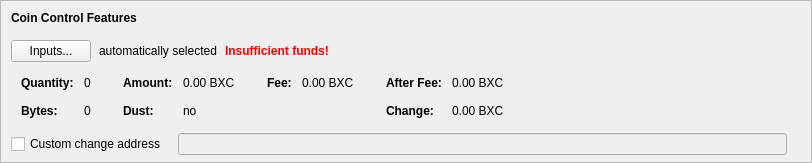
    <widget class="QFrame" name="frameCoinControl">
     <property name="sizePolicy">
      <sizepolicy hsizetype="Expanding" vsizetype="Expanding">
       <horstretch>0</horstretch>
       <verstretch>0</verstretch>
      </sizepolicy>
     </property>
     <property name="maximumSize">
      <size>
       <width>16777215</width>
       <height>16777215</height>
      </size>
     </property>
     <property name="frameShape">
      <enum>QFrame::StyledPanel</enum>
     </property>
     <property name="frameShadow">
      <enum>QFrame::Sunken</enum>
     </property>
     <layout class="QVBoxLayout" name="verticalLayoutCoinControl2">
      <property name="spacing">
       <number>0</number>
      </property>
      <property name="leftMargin">
       <number>0</number>
      </property>
      <property name="topMargin">
       <number>0</number>
      </property>
      <property name="rightMargin">
       <number>0</number>
      </property>
      <property name="bottomMargin">
       <number>6</number>
      </property>
      <item>
       <layout class="QVBoxLayout" name="verticalLayoutCoinControl" stretch="0,0,0,0,1">
        <property name="spacing">
         <number>0</number>
        </property>
        <property name="leftMargin">
         <number>10</number>
        </property>
        <property name="topMargin">
         <number>10</number>
        </property>
        <item>
         <layout class="QHBoxLayout" name="horizontalLayoutCoinControl1">
          <property name="bottomMargin">
           <number>15</number>
          </property>
          <item>
           <widget class="QLabel" name="labelCoinControlFeatures">
            <property name="sizePolicy">
             <sizepolicy hsizetype="Preferred" vsizetype="Maximum">
              <horstretch>0</horstretch>
              <verstretch>0</verstretch>
             </sizepolicy>
            </property>
            <property name="font">
             <font>
              <weight>75</weight>
              <bold>true</bold>
             </font>
            </property>
            <property name="styleSheet">
             <string notr="true">font-weight:bold;</string>
            </property>
            <property name="text">
             <string>Coin Control Features</string>
            </property>
           </widget>
          </item>
         </layout>
        </item>
        <item>
         <layout class="QHBoxLayout" name="horizontalLayoutCoinControl2" stretch="0,0,0,0">
          <property name="spacing">
           <number>8</number>
          </property>
          <property name="bottomMargin">
           <number>10</number>
          </property>
          <item>
           <widget class="QPushButton" name="pushButtonCoinControl">
            <property name="styleSheet">
             <string notr="true"/>
            </property>
            <property name="text">
             <string>Inputs...</string>
            </property>
            <property name="autoDefault">
             <bool>false</bool>
            </property>
           </widget>
          </item>
          <item>
           <widget class="QLabel" name="labelCoinControlAutomaticallySelected">
            <property name="text">
             <string>automatically selected</string>
            </property>
            <property name="margin">
             <number>5</number>
            </property>
           </widget>
          </item>
          <item>
           <widget class="QLabel" name="labelCoinControlInsuffFunds">
            <property name="font">
             <font>
              <weight>75</weight>
              <bold>true</bold>
             </font>
            </property>
            <property name="styleSheet">
             <string notr="true">color:red;font-weight:bold;</string>
            </property>
            <property name="text">
             <string>Insufficient funds!</string>
            </property>
            <property name="margin">
             <number>5</number>
            </property>
           </widget>
          </item>
          <item>
           <spacer name="horizontalSpacerCoinControl">
            <property name="orientation">
             <enum>Qt::Horizontal</enum>
            </property>
            <property name="sizeHint" stdset="0">
             <size>
              <width>40</width>
              <height>1</height>
             </size>
            </property>
           </spacer>
          </item>
         </layout>
        </item>
        <item>
         <widget class="QWidget" name="widgetCoinControl" native="true">
          <property name="sizePolicy">
           <sizepolicy hsizetype="Preferred" vsizetype="Preferred">
            <horstretch>0</horstretch>
            <verstretch>0</verstretch>
           </sizepolicy>
          </property>
          <property name="minimumSize">
           <size>
            <width>0</width>
            <height>0</height>
           </size>
          </property>
          <property name="styleSheet">
           <string notr="true"/>
          </property>
          <layout class="QHBoxLayout" name="horizontalLayoutCoinControl5">
           <property name="leftMargin">
            <number>0</number>
           </property>
           <property name="topMargin">
            <number>0</number>
           </property>
           <property name="rightMargin">
            <number>0</number>
           </property>
           <property name="bottomMargin">
            <number>0</number>
           </property>
           <item>
            <layout class="QHBoxLayout" name="horizontalLayoutCoinControl3" stretch="0,0,0,1">
             <property name="spacing">
              <number>20</number>
             </property>
             <property name="topMargin">
              <number>0</number>
             </property>
             <property name="bottomMargin">
              <number>10</number>
             </property>
             <item>
              <layout class="QFormLayout" name="formLayoutCoinControl1">
               <property name="horizontalSpacing">
                <number>10</number>
               </property>
               <property name="verticalSpacing">
                <number>14</number>
               </property>
               <property name="leftMargin">
                <number>10</number>
               </property>
               <property name="topMargin">
                <number>4</number>
               </property>
               <property name="rightMargin">
                <number>6</number>
               </property>
               <item row="0" column="0">
                <widget class="QLabel" name="labelCoinControlQuantityText">
                 <property name="font">
                  <font>
                   <weight>75</weight>
                   <bold>true</bold>
                  </font>
                 </property>
                 <property name="text">
                  <string>Quantity:</string>
                 </property>
                 <property name="margin">
                  <number>0</number>
                 </property>
                </widget>
               </item>
               <item row="0" column="1">
                <widget class="QLabel" name="labelCoinControlQuantity">
                 <property name="cursor">
                  <cursorShape>IBeamCursor</cursorShape>
                 </property>
                 <property name="contextMenuPolicy">
                  <enum>Qt::ActionsContextMenu</enum>
                 </property>
                 <property name="text">
                  <string notr="true">0</string>
                 </property>
                 <property name="margin">
                  <number>0</number>
                 </property>
                 <property name="textInteractionFlags">
                  <set>Qt::LinksAccessibleByMouse|Qt::TextSelectableByKeyboard|Qt::TextSelectableByMouse</set>
                 </property>
                </widget>
               </item>
               <item row="1" column="0">
                <widget class="QLabel" name="labelCoinControlBytesText">
                 <property name="font">
                  <font>
                   <weight>75</weight>
                   <bold>true</bold>
                  </font>
                 </property>
                 <property name="text">
                  <string>Bytes:</string>
                 </property>
                </widget>
               </item>
               <item row="1" column="1">
                <widget class="QLabel" name="labelCoinControlBytes">
                 <property name="cursor">
                  <cursorShape>IBeamCursor</cursorShape>
                 </property>
                 <property name="contextMenuPolicy">
                  <enum>Qt::ActionsContextMenu</enum>
                 </property>
                 <property name="text">
                  <string notr="true">0</string>
                 </property>
                 <property name="textInteractionFlags">
                  <set>Qt::LinksAccessibleByMouse|Qt::TextSelectableByKeyboard|Qt::TextSelectableByMouse</set>
                 </property>
                </widget>
               </item>
              </layout>
             </item>
             <item>
              <layout class="QFormLayout" name="formLayoutCoinControl2">
               <property name="horizontalSpacing">
                <number>10</number>
               </property>
               <property name="verticalSpacing">
                <number>14</number>
               </property>
               <property name="leftMargin">
                <number>6</number>
               </property>
               <property name="topMargin">
                <number>4</number>
               </property>
               <property name="rightMargin">
                <number>6</number>
               </property>
               <item row="0" column="0">
                <widget class="QLabel" name="labelCoinControlAmountText">
                 <property name="font">
                  <font>
                   <weight>75</weight>
                   <bold>true</bold>
                  </font>
                 </property>
                 <property name="text">
                  <string>Amount:</string>
                 </property>
                 <property name="margin">
                  <number>0</number>
                 </property>
                </widget>
               </item>
               <item row="0" column="1">
                <widget class="QLabel" name="labelCoinControlAmount">
                 <property name="cursor">
                  <cursorShape>IBeamCursor</cursorShape>
                 </property>
                 <property name="contextMenuPolicy">
                  <enum>Qt::ActionsContextMenu</enum>
                 </property>
                 <property name="text">
                  <string notr="true">0.00 BXC</string>
                 </property>
                 <property name="textInteractionFlags">
                  <set>Qt::LinksAccessibleByMouse|Qt::TextSelectableByKeyboard|Qt::TextSelectableByMouse</set>
                 </property>
                </widget>
               </item>
               <item row="1" column="0">
                <widget class="QLabel" name="labelCoinControlLowOutputText">
                 <property name="font">
                  <font>
                   <weight>75</weight>
                   <bold>true</bold>
                  </font>
                 </property>
                 <property name="text">
                  <string>Dust:</string>
                 </property>
                </widget>
               </item>
               <item row="1" column="1">
                <widget class="QLabel" name="labelCoinControlLowOutput">
                 <property name="cursor">
                  <cursorShape>IBeamCursor</cursorShape>
                 </property>
                 <property name="contextMenuPolicy">
                  <enum>Qt::ActionsContextMenu</enum>
                 </property>
                 <property name="text">
                  <string notr="true">no</string>
                 </property>
                 <property name="textInteractionFlags">
                  <set>Qt::LinksAccessibleByMouse|Qt::TextSelectableByKeyboard|Qt::TextSelectableByMouse</set>
                 </property>
                </widget>
               </item>
              </layout>
             </item>
             <item>
              <layout class="QFormLayout" name="formLayoutCoinControl3">
               <property name="horizontalSpacing">
                <number>10</number>
               </property>
               <property name="verticalSpacing">
                <number>14</number>
               </property>
               <property name="leftMargin">
                <number>6</number>
               </property>
               <property name="topMargin">
                <number>4</number>
               </property>
               <property name="rightMargin">
                <number>6</number>
               </property>
               <item row="0" column="0">
                <widget class="QLabel" name="labelCoinControlFeeText">
                 <property name="font">
                  <font>
                   <weight>75</weight>
                   <bold>true</bold>
                  </font>
                 </property>
                 <property name="text">
                  <string>Fee:</string>
                 </property>
                 <property name="margin">
                  <number>0</number>
                 </property>
                </widget>
               </item>
               <item row="0" column="1">
                <widget class="QLabel" name="labelCoinControlFee">
                 <property name="cursor">
                  <cursorShape>IBeamCursor</cursorShape>
                 </property>
                 <property name="contextMenuPolicy">
                  <enum>Qt::ActionsContextMenu</enum>
                 </property>
                 <property name="text">
                  <string notr="true">0.00 BXC</string>
                 </property>
                 <property name="textInteractionFlags">
                  <set>Qt::LinksAccessibleByMouse|Qt::TextSelectableByKeyboard|Qt::TextSelectableByMouse</set>
                 </property>
                </widget>
               </item>
              </layout>
             </item>
             <item>
              <layout class="QFormLayout" name="formLayoutCoinControl4">
               <property name="horizontalSpacing">
                <number>10</number>
               </property>
               <property name="verticalSpacing">
                <number>14</number>
               </property>
               <property name="leftMargin">
                <number>6</number>
               </property>
               <property name="topMargin">
                <number>4</number>
               </property>
               <property name="rightMargin">
                <number>6</number>
               </property>
               <item row="0" column="0">
                <widget class="QLabel" name="labelCoinControlAfterFeeText">
                 <property name="font">
                  <font>
                   <weight>75</weight>
                   <bold>true</bold>
                  </font>
                 </property>
                 <property name="text">
                  <string>After Fee:</string>
                 </property>
                 <property name="margin">
                  <number>0</number>
                 </property>
                </widget>
               </item>
               <item row="0" column="1">
                <widget class="QLabel" name="labelCoinControlAfterFee">
                 <property name="cursor">
                  <cursorShape>IBeamCursor</cursorShape>
                 </property>
                 <property name="contextMenuPolicy">
                  <enum>Qt::ActionsContextMenu</enum>
                 </property>
                 <property name="text">
                  <string notr="true">0.00 BXC</string>
                 </property>
                 <property name="textInteractionFlags">
                  <set>Qt::LinksAccessibleByMouse|Qt::TextSelectableByKeyboard|Qt::TextSelectableByMouse</set>
                 </property>
                </widget>
               </item>
               <item row="1" column="0">
                <widget class="QLabel" name="labelCoinControlChangeText">
                 <property name="font">
                  <font>
                   <weight>75</weight>
                   <bold>true</bold>
                  </font>
                 </property>
                 <property name="text">
                  <string>Change:</string>
                 </property>
                </widget>
               </item>
               <item row="1" column="1">
                <widget class="QLabel" name="labelCoinControlChange">
                 <property name="cursor">
                  <cursorShape>IBeamCursor</cursorShape>
                 </property>
                 <property name="contextMenuPolicy">
                  <enum>Qt::ActionsContextMenu</enum>
                 </property>
                 <property name="text">
                  <string notr="true">0.00 BXC</string>
                 </property>
                 <property name="textInteractionFlags">
                  <set>Qt::LinksAccessibleByMouse|Qt::TextSelectableByKeyboard|Qt::TextSelectableByMouse</set>
                 </property>
                </widget>
               </item>
              </layout>
             </item>
            </layout>
           </item>
          </layout>
         </widget>
        </item>
        <item>
         <layout class="QHBoxLayout" name="horizontalLayoutCoinControl4" stretch="0,0,0">
          <property name="spacing">
           <number>12</number>
          </property>
          <property name="sizeConstraint">
           <enum>QLayout::SetDefaultConstraint</enum>
          </property>
          <property name="topMargin">
           <number>5</number>
          </property>
          <property name="rightMargin">
           <number>5</number>
          </property>
          <item>
           <widget class="QCheckBox" name="checkBoxCoinControlChange">
            <property name="toolTip">
             <string>If this is activated, but the change address is empty or invalid, change will be sent to a newly generated address.</string>
            </property>
            <property name="text">
             <string>Custom change address</string>
            </property>
           </widget>
          </item>
          <item>
           <widget class="QValidatedLineEdit" name="lineEditCoinControlChange">
            <property name="enabled">
             <bool>false</bool>
            </property>
            <property name="sizePolicy">
             <sizepolicy hsizetype="Expanding" vsizetype="Fixed">
              <horstretch>0</horstretch>
              <verstretch>0</verstretch>
             </sizepolicy>
            </property>
           </widget>
          </item>
          <item>
           <widget class="QLabel" name="labelCoinControlChangeLabel">
            <property name="sizePolicy">
             <sizepolicy hsizetype="Preferred" vsizetype="Expanding">
              <horstretch>0</horstretch>
              <verstretch>0</verstretch>
             </sizepolicy>
            </property>
            <property name="minimumSize">
             <size>
              <width>0</width>
              <height>0</height>
             </size>
            </property>
            <property name="text">
             <string/>
            </property>
            <property name="margin">
             <number>3</number>
            </property>
           </widget>
          </item>
         </layout>
        </item>
        <item>
         <spacer name="verticalSpacerCoinControl">
          <property name="orientation">
           <enum>Qt::Vertical</enum>
          </property>
          <property name="sizeHint" stdset="0">
           <size>
            <width>800</width>
            <height>1</height>
           </size>
          </property>
         </spacer>
        </item>
       </layout>
      </item>
     </layout>
    </widget>
